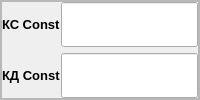
         <widget class="QFrame" name="constParameters">
          <property name="frameShape">
           <enum>QFrame::StyledPanel</enum>
          </property>
          <property name="frameShadow">
           <enum>QFrame::Raised</enum>
          </property>
          <layout class="QVBoxLayout" name="verticalLayout_10">
           <property name="leftMargin">
            <number>0</number>
           </property>
           <property name="topMargin">
            <number>0</number>
           </property>
           <property name="rightMargin">
            <number>0</number>
           </property>
           <property name="bottomMargin">
            <number>0</number>
           </property>
           <item>
            <widget class="QFrame" name="constValues">
             <property name="frameShape">
              <enum>QFrame::StyledPanel</enum>
             </property>
             <property name="frameShadow">
              <enum>QFrame::Raised</enum>
             </property>
             <layout class="QHBoxLayout" name="horizontalLayout_15">
              <property name="spacing">
               <number>0</number>
              </property>
              <property name="leftMargin">
               <number>0</number>
              </property>
              <property name="topMargin">
               <number>0</number>
              </property>
              <property name="rightMargin">
               <number>0</number>
              </property>
              <property name="bottomMargin">
               <number>0</number>
              </property>
              <item alignment="Qt::AlignLeft">
               <widget class="QWidget" name="constLable" native="true">
                <layout class="QVBoxLayout" name="verticalLayout_29">
                 <property name="leftMargin">
                  <number>0</number>
                 </property>
                 <property name="topMargin">
                  <number>0</number>
                 </property>
                 <property name="rightMargin">
                  <number>0</number>
                 </property>
                 <property name="bottomMargin">
                  <number>0</number>
                 </property>
                 <item>
                  <widget class="QLabel" name="labelKSConst">
                   <property name="font">
                    <font>
                     <pointsize>10</pointsize>
                     <weight>75</weight>
                     <bold>true</bold>
                    </font>
                   </property>
                   <property name="toolTip">
                    <string>Константа Коэффициента Статистики</string>
                   </property>
                   <property name="text">
                    <string>КС Const</string>
                   </property>
                  </widget>
                 </item>
                 <item>
                  <widget class="QLabel" name="labelKDConst">
                   <property name="font">
                    <font>
                     <pointsize>10</pointsize>
                     <weight>75</weight>
                     <bold>true</bold>
                    </font>
                   </property>
                   <property name="toolTip">
                    <string>Константа Коэффициента Детерминации</string>
                   </property>
                   <property name="text">
                    <string>КД Const</string>
                   </property>
                  </widget>
                 </item>
                </layout>
               </widget>
              </item>
              <item>
               <widget class="QWidget" name="constEdit" native="true">
                <layout class="QVBoxLayout" name="verticalLayout_30">
                 <property name="leftMargin">
                  <number>0</number>
                 </property>
                 <property name="topMargin">
                  <number>0</number>
                 </property>
                 <property name="rightMargin">
                  <number>0</number>
                 </property>
                 <property name="bottomMargin">
                  <number>0</number>
                 </property>
                 <item>
                  <widget class="QLineEdit" name="lineEditKSConst">
                   <property name="sizePolicy">
                    <sizepolicy hsizetype="Expanding" vsizetype="Preferred">
                     <horstretch>0</horstretch>
                     <verstretch>0</verstretch>
                    </sizepolicy>
                   </property>
                   <property name="minimumSize">
                    <size>
                     <width>0</width>
                     <height>25</height>
                    </size>
                   </property>
                  </widget>
                 </item>
                 <item>
                  <widget class="QLineEdit" name="lineEditKDConst">
                   <property name="sizePolicy">
                    <sizepolicy hsizetype="Expanding" vsizetype="Preferred">
                     <horstretch>0</horstretch>
                     <verstretch>0</verstretch>
                    </sizepolicy>
                   </property>
                   <property name="minimumSize">
                    <size>
                     <width>0</width>
                     <height>25</height>
                    </size>
                   </property>
                  </widget>
                 </item>
                </layout>
               </widget>
              </item>
             </layout>
            </widget>
           </item>
          </layout>
         </widget>
